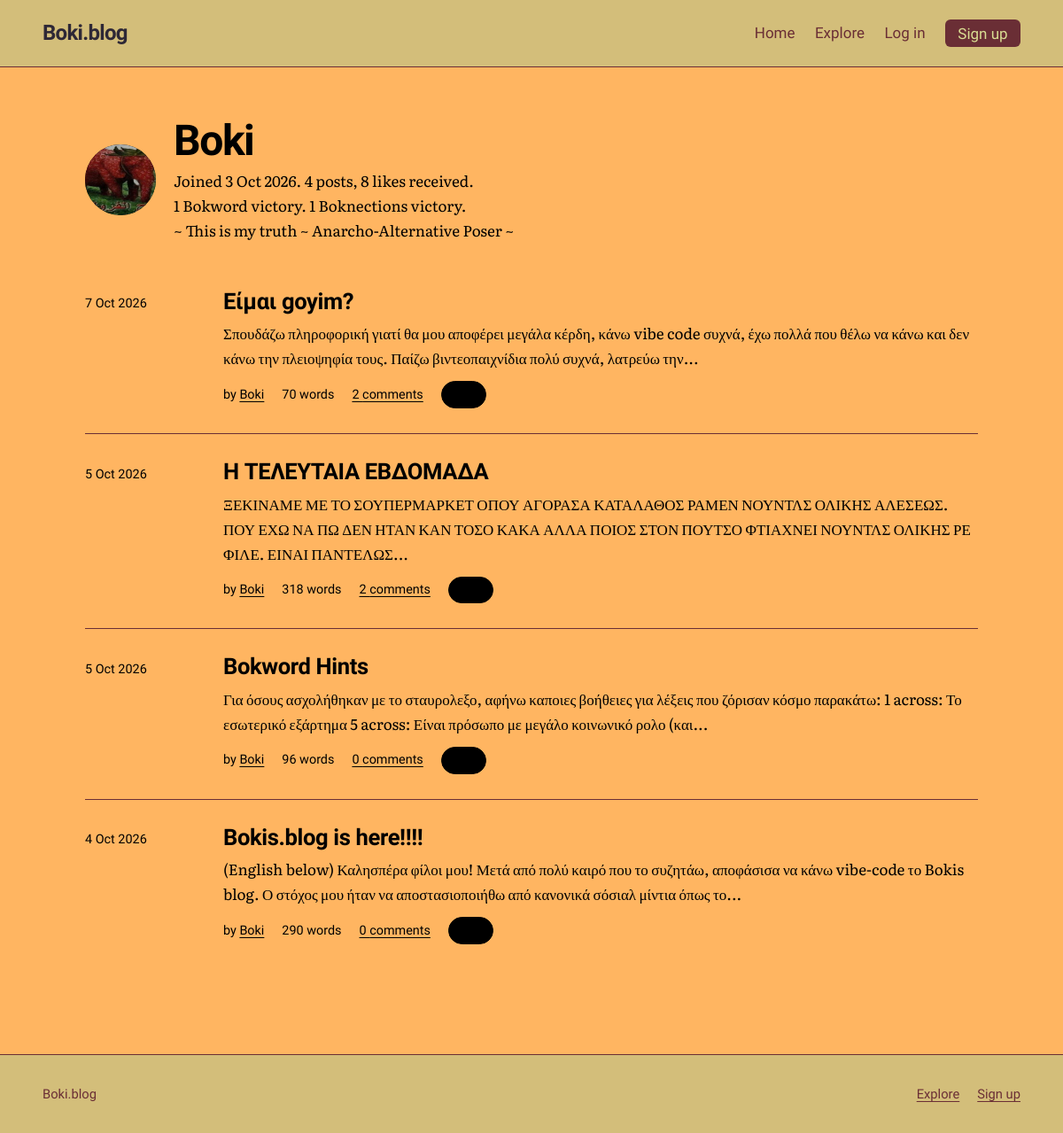
Before: /u/Boki with the older database file.
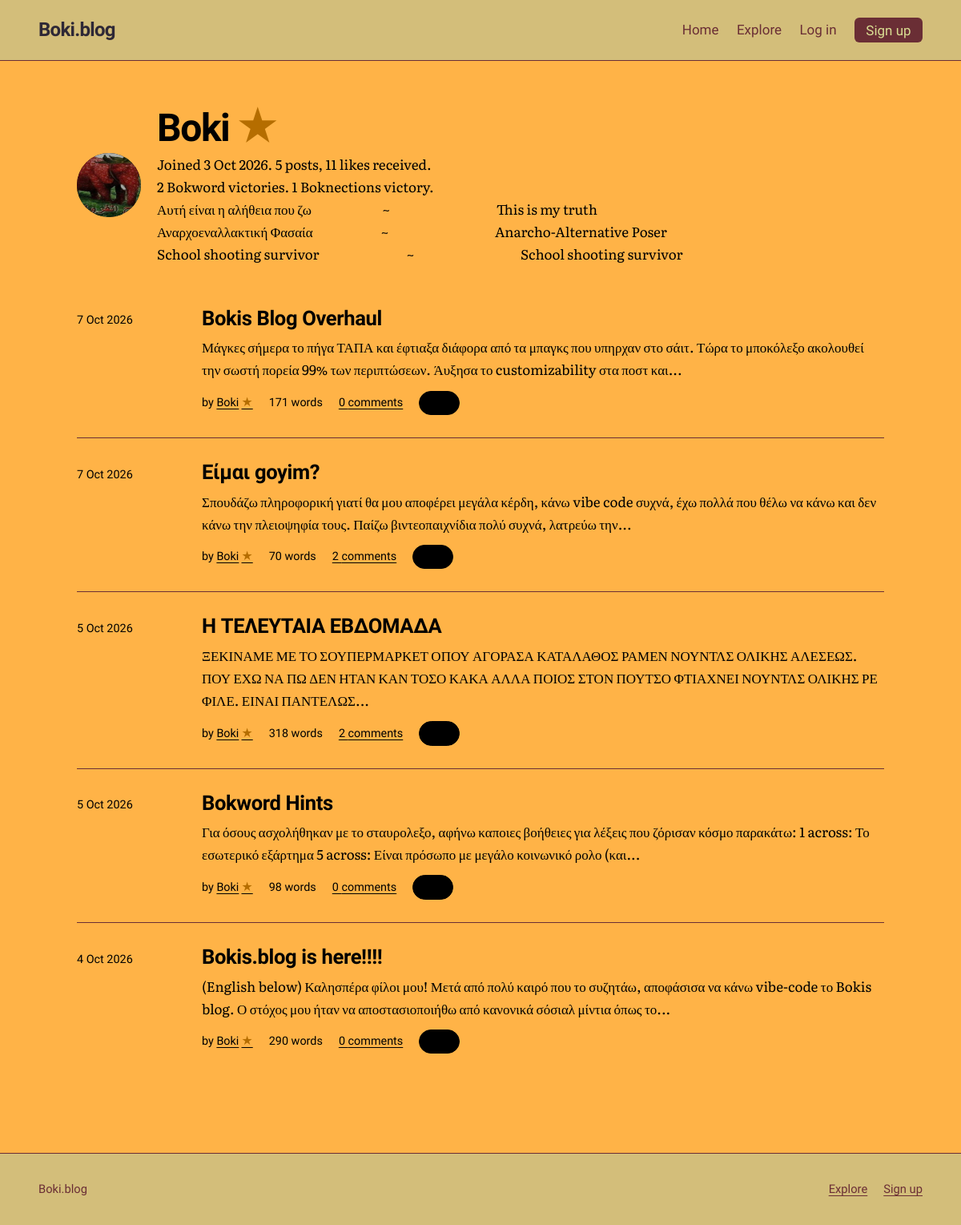
After: the same page with the newer database file.
### tables this page shows
CREATE TABLE users (
    id            INTEGER PRIMARY KEY,
    username      TEXT NOT NULL UNIQUE COLLATE NOCASE,
    password_hash TEXT NOT NULL,
    is_admin      INTEGER NOT NULL DEFAULT 0,
    created_at    TEXT NOT NULL DEFAULT (datetime('now')),
    bio           TEXT NOT NULL DEFAULT '',
    avatar        TEXT,
    profile_bg    TEXT NOT NULL DEFAULT '#D9DD92',
    profile_text  TEXT NOT NULL DEFAULT '#2E2836'
, avatar_position_x INTEGER NOT NULL DEFAULT 50, avatar_position_y INTEGER NOT NULL DEFAULT 50, bokword_victories INTEGER NOT NULL DEFAULT 0, boknections_victories INTEGER NOT NULL DEFAULT 0);

CREATE TABLE posts (
    id         INTEGER PRIMARY KEY,
    user_id    INTEGER NOT NULL REFERENCES users(id) ON DELETE CASCADE,
    title      TEXT NOT NULL,
    body       TEXT NOT NULL,
    created_at TEXT NOT NULL DEFAULT (datetime('now')),
    updated_at TEXT,
    image      TEXT,
    text_color TEXT NOT NULL DEFAULT '#2E2836',
    title_color TEXT NOT NULL DEFAULT '#2E2836',
    background_color TEXT NOT NULL DEFAULT '#D9DD92'
, accent_color TEXT NOT NULL DEFAULT '#6A2E35', surface_color TEXT NOT NULL DEFAULT '#D3BE7A', button_text_color TEXT NOT NULL DEFAULT '#D9DD92');

### app.py (the view)
@app.get("/u/<username>")
def profile(username):
    user = db().execute(
        """SELECT u.id, u.username, u.created_at, u.bio, u.avatar,
                  u.avatar_position_x, u.avatar_position_y, u.profile_bg, u.profile_text,
                  u.bokword_victories, u.boknections_victories,
                  EXISTS(
                    SELECT 1 FROM crossword_completions c
                    JOIN crossword_state s ON s.id = 1
                    WHERE c.user_id = u.id AND c.puzzle_version = s.version
                  ) AS crossword_star
           FROM users u WHERE u.username = ?""",
        (username,)).fetchone()
    if user is None:
        abort(404)
    page = request.args.get("page", 1, type=int)
    posts, total, page, pages = fetch_posts("p.user_id = ?", (user["id"],), "new", page)
    total_likes = db().execute(
        "SELECT COUNT(*) FROM likes l JOIN posts p ON p.id = l.post_id "
        "WHERE p.user_id = ?", (user["id"],)).fetchone()[0]
    return render_template("profile.html", profile_user=user, posts=posts,
                           total=total, total_likes=total_likes, page=page, pages=pages,
                           coward=COWARD_USERNAME)

### app.py (called while the page is built, shortened)
def db():
    if "db" not in g:
        g.db = sqlite3.connect(DB_PATH)
        g.db.row_factory = sqlite3.Row
        g.db.execute("PRAGMA foreign_keys = ON")
    return g.db

def get_setting(key):
    row = db().execute("SELECT value FROM settings WHERE key = ?", (key,)).fetchone()
    return row["value"] if row else None

def viewer_id():
    return g.user["id"] if g.user else -1

def boknections_enabled():
    return get_setting("boknections_enabled") == "1"

def flower_usernames():
    if "flower_users" not in g:
        g.flower_users = set()
        if boknections_enabled():
            rows = db().execute(
                "SELECT u.username FROM boknections_progress p "
                "JOIN boknections_state s ON s.id = 1 AND s.version = p.puzzle_version "
                "JOIN users u ON u.id = p.user_id WHERE p.solved = 1").fetchall()
            g.flower_users = {row["username"] for row in rows}
    return g.flower_users

def fetch_posts(where="1 = 1", params=(), sort="new", page=1):
    total = db().execute(
        f"SELECT COUNT(*) {POST_FROM} WHERE {where}", params).fetchone()[0]
    pages = max(1, -(-total // PER_PAGE))
    page = min(max(page, 1), pages)
    rows = db().execute(
        f"SELECT {POST_COLS} {POST_FROM} WHERE {where} "
        f"ORDER BY {SORTS[sort]} LIMIT ? OFFSET ?",
        (viewer_id(), *params, PER_PAGE, (page - 1) * PER_PAGE)).fetchall()
    return rows, total, page, pages

@app.before_request
def load_user_and_check_csrf():
    g.user = None
    user_id = session.get("user_id")
    if "csrf" not in session:
        session["csrf"] = secrets.token_urlsafe(32)
    if request.method == "POST":
        sent = request.form.get("csrf_token", "")
        if not secrets.compare_digest(sent.encode(), session["csrf"].encode()):
            abort(400, "Your session expired. Go back, reload the page and try again.")

@app.after_request
def security_headers(resp):
    resp.headers["Content-Security-Policy"] = (
        "default-src 'self'; style-src 'self' 'unsafe-inline' https://fonts.googleapis.com; "
        "font-src https://fonts.gstatic.com; img-src 'self' data:; "
        "form-action 'self'; frame-ancestors 'none'; base-uri 'self'")
    resp.headers["X-Content-Type-Options"] = "nosniff"
    resp.headers["Referrer-Policy"] = "same-origin"
    return resp

@app.context_processor
def inject_site():
    return {"site_name": app.config["SITE_NAME"]}

def parse_ts(value):
    return datetime.strptime(value, "%Y-%m-%d %H:%M:%S")

### templates/profile.html (shortened to what this page needs)
{% extends "base.html" %}
{% from "_macros.html" import post_row, pager with context %}
{% from "_macros.html" import user_name %}
{% block page_theme %}--bg: {{ profile_user.profile_bg }}; --profile-text: {{ profile_user.profile_text }}; --ink: {{ profile_user.profile_text }}; --ink-soft: {{ profile_user.profile_text }}; --accent: {{ profile_user.profile_text }}; color: {{ profile_user.profile_text }};{% endblock %}
{% block content %}
<div class="wrap page profile-page">
  <header class="profile-head">
    {% if profile_user.avatar %}
      <img class="avatar big" src="{{ url_for('uploaded_file', filename=profile_user.avatar) }}" alt="{{ profile_user.username }} profile picture" style="object-position: {{ profile_user.avatar_position_x }}% {{ profile_user.avatar_position_y }}%;">
    {% else %}
      <div class="avatar big" aria-hidden="true">{{ profile_user.username[:2]|upper }}</div>
    {% endif %}
    <div>
      <h1 class="page-title">{% if profile_user.username == coward %}{{ profile_user.username }}{% else %}{{ user_name(profile_user.username, profile_user.crossword_star) }}{% endif %}</h1>
      {% if profile_user.username != coward %}
      <p class="muted">Joined {{ profile_user.created_at|date }}. {{ total }} {{ 'post' if total == 1 else 'posts' }}, {{ total_likes }} {{ 'like' if total_likes == 1 else 'likes' }} received.</p>
      <p class="muted">{{ profile_user.bokword_victories }} Bokword {{ 'victory' if profile_user.bokword_victories == 1 else 'victories' }}. {{ profile_user.boknections_victories }} Boknections {{ 'victory' if profile_user.boknections_victories == 1 else 'victories' }}.</p>
      {% endif %}
      {% if profile_user.bio %}<p class="profile-bio">{{ profile_user.bio }}</p>{% endif %}
    </div>
  </header>
  {% set next = request.full_path.rstrip('?') %}
  {% if posts %}
    <ol class="post-list">{% for p in posts %}{{ post_row(p, next) }}{% endfor %}</ol>
  {% else %}
    <p class="empty">
      {{ user_name(profile_user.username, profile_user.crossword_star) }} has not published anything yet.
      {% if g.user and g.user.id == profile_user.id %}<a href="{{ url_for('new_post') }}">Write your first post</a>.{% endif %}
    </p>
  {% endif %}
</div>
{% endblock %}

### templates/base.html (shortened to what this page needs)
<!DOCTYPE html>
{% from "_macros.html" import user_name %}
<html lang="en">
<head>
  <link rel="stylesheet" href="{{ url_for('static', filename='style.css', v='37') }}">
</head>
<body>
  <header class="site-header">
    <div class="wrap">
      <a class="site-title" href="{{ url_for('home') }}">{{ site_name }}</a>
      <nav class="site-nav" aria-label="Main">
        <ul>
          <li><a href="{{ url_for('home') }}" {% if request.endpoint == 'home' %}aria-current="page"{% endif %}>Home</a></li>
          <li><a href="{{ url_for('explore') }}" {% if request.endpoint == 'explore' %}aria-current="page"{% endif %}>Explore</a></li>
          {% if g.user %}
            <li><a href="{{ url_for('new_post') }}" {% if request.endpoint == 'new_post' %}aria-current="page"{% endif %}>Write</a></li>
            <li><a href="{{ url_for('profile', username=g.user.username) }}" {% if request.endpoint == 'profile' and (request.view_args or {}).get('username') == g.user.username %}aria-current="page"{% endif %}>{{ user_name(g.user.username, g.user.crossword_star) }}</a></li>
            <li><a href="{{ url_for('account_settings') }}" {% if request.endpoint == 'account_settings' %}aria-current="page"{% endif %}>Settings</a></li>
            {% if g.user.is_admin %}
              <li><a href="{{ url_for('admin') }}" {% if request.endpoint == 'admin' %}aria-current="page"{% endif %}>Admin</a></li>
            {% endif %}
            <li>
              <form method="post" action="{{ url_for('logout') }}" class="inline-form">
                <input type="hidden" name="csrf_token" value="{{ csrf_token() }}">
                <button type="submit" class="link-button">Log out</button>
              </form>
            </li>
          {% else %}
            <li><a href="{{ url_for('login') }}" {% if request.endpoint == 'login' %}aria-current="page"{% endif %}>Log in</a></li>
            <li><a class="nav-cta" href="{{ url_for('signup') }}">Sign up</a></li>
          {% endif %}
        </ul>
      </nav>
    </div>
  </header>
  <main id="main" style="{% block page_theme %}{% endblock %}">
    {% block content %}{% endblock %}
  </main>
  <footer class="site-footer">
    <div class="wrap">
      <p>{{ site_name }}</p>
      <ul>
        <li><a href="{{ url_for('explore') }}">Explore</a></li>
        {% if not g.user %}<li><a href="{{ url_for('signup') }}">Sign up</a></li>{% endif %}
      </ul>
    </div>
  </footer>
</body>
</html>

### templates/_macros.html (shortened to what this page needs)
{% macro like_button(post, next) %}
  {% if g.user %}
    <form class="inline-form" method="post" action="{{ url_for('toggle_like', post_id=post.id) }}">
      <input type="hidden" name="csrf_token" value="{{ csrf_token() }}">
      <input type="hidden" name="next" value="{{ next }}">
      <button class="like {% if post.liked %}is-liked{% endif %}" type="submit" aria-pressed="{{ 'true' if post.liked else 'false' }}">
        <span aria-hidden="true">{{ '♥' if post.liked else '♡' }}</span>
        {{ post.like_count }}
        <span class="sr">{{ 'like' if post.like_count == 1 else 'likes' }}, {{ 'unlike' if post.liked else 'like this post' }}</span>
      </button>
    </form>
  {% else %}
    <a class="like" href="{{ url_for('login', next=next) }}">
      <span aria-hidden="true">♡</span> {{ post.like_count }}
    </a>
  {% endif %}
{% endmacro %}
{% macro user_name(username, crossword_star=false) %}
  {{ username }}{% if crossword_star %}<span class="achievement-star" role="img" aria-label="Solved the current Weekly Bokword" title="Solved the current Weekly Bokword">★</span>{% endif %}
{% endmacro %}
{% macro post_row(post, next) %}
  <li class="post-item">
    <time datetime="{{ post.created_at|iso }}">{{ post.created_at|date }}</time>
    <div>
      <h3><a href="{{ url_for('post', post_id=post.id) }}">{{ post.title }}</a></h3>
      <p>{{ post.body|excerpt }}</p>
      <ul class="meta">
        <li>by <a href="{{ url_for('profile', username=post.username) }}">{{ user_name(post.username, post.crossword_star) }}</a></li>
        <li>{{ post.body|wordcount }} {{ 'word' if (post.body|wordcount) == 1 else 'words' }}</li>
        <li><a href="{{ url_for('post', post_id=post.id) }}#comments">{{ post.comment_count }} {{ 'comment' if post.comment_count == 1 else 'comments' }}</a></li>
        <li>{{ like_button(post, next) }}</li>
      </ul>
    </div>
  </li>
{% endmacro %}

Changed rows visible on the page:
changed users "Boki": profile_bg "#FFB561" → "#FFB347" (drawn); bokword_victories "1" → "2"; bokword_victories "victory" → "victories"; bio "~ This is my truth ~ Anarcho-Alternative Poser ~" → "Αυτή είναι η αλήθεια που ζω ~ This is my truth Αναρχοεναλλακτική Φασαία ~ Anarcho-Alternative Poser School shooting survivor ~ School shooting survivor"
added posts: created_at "7 Oct 2026", title "Bokis Blog Overhaul", body|excerpt "Μάγκες σήμερα το πήγα ΤΑΠΑ και έφτιαξα διάφορα από τα μπαγκς που υπηρχαν στο σάιτ. Τώρα το μποκόλεξο ακολουθεί την σωστή πορεία 99% των περιπτώσεων. Άυξησα το customizability στα ποστ και...", {{ username }} "Boki", body "171", body "words", comment_count "0", comment_count "comments"
changed posts "Είμαι goyim?": now shows "★"
shown differently, row unchanged: posts "Η ΤΕΛΕΥΤΑΙΑ ΕΒΔΟΜΑΔΑ": now shows "★"
changed posts "Bokword Hints": body "96" → "98"; now shows "★"
shown differently, row unchanged: posts "Bokis.blog is here!!!!": now shows "★"
Other visible differences:
{{ total }}: "4" → "5"
{{ total_likes }}: "8" → "11"
